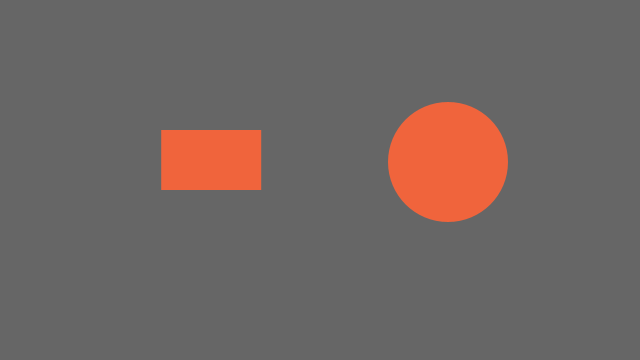
Frame 1 (no input)
Frame 60 (the mouse pressed at the canvas centre just before this capture): identical to frame 1, image omitted
Frame 120 (the mouse held since frame 60 and released just before this capture): identical to frame 1, image omitted

The Processing sketch that drew this single still picture (run headless with seeded random() and noise(); from frame 60 on, the mouse is pressed at the canvas centre):

// Processing sketch: processing_88770
// ── processing_88770.pde

float rx, ry; //rectangle x and y coordinates
float rd = 100; // rectangle width
float rh = 60; // rectangle height

float ex, ey; // ellipse x and y coordinates
float er = 60; //ellipse radius

float distance;
int rad;
int radius;


void setup() {
  size(640, 360);
  smooth();
  noStroke();
  ellipseMode (RADIUS);

  // Set the x and y coordinate for the rectangle
  rx = width *0.33 - rd/2;
  ry = height *0.5 - rd/2;

  //set the x and y coordinate for the ellipse
  ex = width *0.7; 
  ey= height *0.45;
  rad=60;
}

void draw  () {
  background(102);
  //  fill (240, 100, 60);
  //  rect (rx, ry, rd, rh);
  //
  //
  //  fill (240, 100, 60);
  //  ellipse (ex, ey, er, er);

  // rectangle
  if ((mouseX > rx) && (mouseX< rx+rd) && (mouseY > ry) && (mouseY< ry+rh)) {

    fill (255);
    rect (rx-15, ry-15, rd+30, rh+30);
  }//if
  else {
    fill (240, 100, 60);
    rect (rx, ry, rd, rh);
  }



  //ellipse

  distance = dist (mouseX, mouseY, ex, ey);
  if (distance<=rad) {

    fill (255);     
    ellipse (ex, ey, er*1.2, er*1.2);
  }

  else {
    fill (240, 100, 60);
    ellipse (ex, ey, er, er);
  }
}
